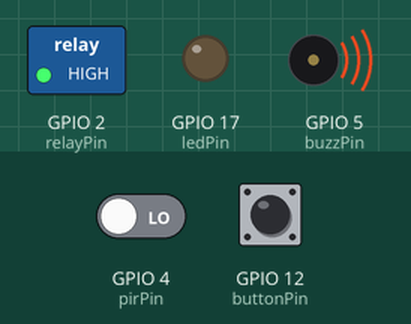
Bench run of a sketch on a simulated ESP32. Shown: switched loads named in the sketch (green lamp = pin HIGH), output pins drawn as LEDs (lit = HIGH), buzzer (waves = sounding, pin HIGH). The inputs (shaded band) are chosen by the test bench; at power-on: GPIO 12 (buttonPin) HIGH, GPIO 4 (pirPin) LOW. WiFi joins after 1.5 s; servers stay silent unless stated; what the sketch prints to the serial monitor is not drawn.

Above: at 3.0 s.
3.1 s: GPIO 12 (buttonPin) pulled LOW for 0.15 s
At 4.2 s:
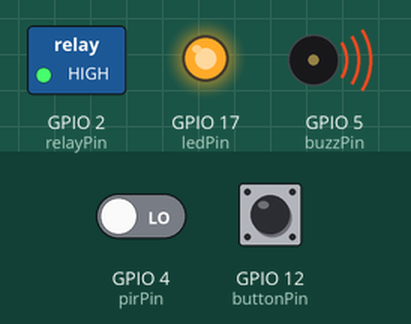
4.7 s: GPIO 4 (pirPin) driven HIGH
At 5.9 s:
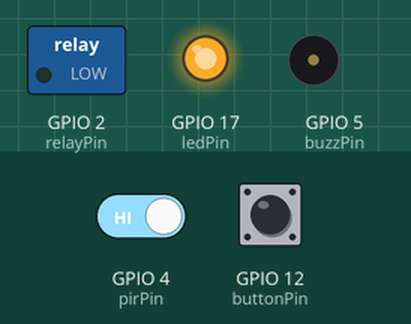
6.2 s: GPIO 4 (pirPin) driven LOW
At 7.1 s:
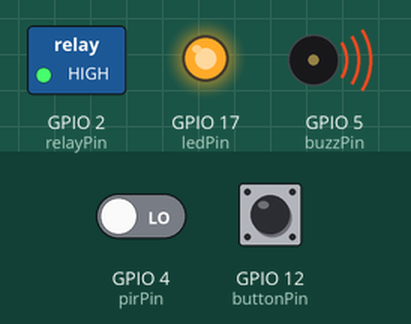
7.7 s: GPIO 12 (buttonPin) pulled LOW for 1 s
At 9.0 s:
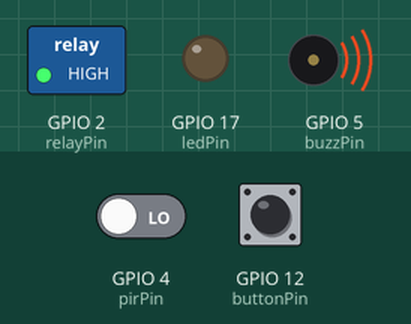
Timing chart, 0 to 10.7 s (numbered marks = the images above; inputs shaded):
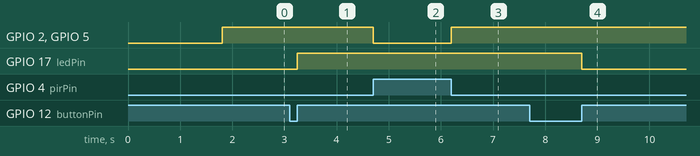

Measured:
- after the input at 3.1 s, GPIO 17 (ledPin): LOW → HIGH after 0.15 s
- after the input at 4.7 s, GPIO 2 (relayPin), GPIO 5 (buzzPin): HIGH → LOW at once
- after the input at 6.2 s, GPIO 2 (relayPin), GPIO 5 (buzzPin): LOW → HIGH at once
- after the input at 7.7 s, GPIO 17 (ledPin): HIGH → LOW after 1.0 s

The sketch:

Smart_home.ino
```cpp
#include <WiFi.h>
#include <BlynkSimpleEsp32.h>
#define pirPin  4
#define relayPin 2
#define buzzPin 5
#define buttonPin 12
#define ledPin 17


bool isPushOnApp = false;
int VIRTUAL_PIN_0;

char auth[] = "FbQq7ozGSgUWcOeQbSx2kyjDHZeLIhcd";

char ssid[] = "Tung mat";
char pass[] = "0866127261";


void setup() {
  // put your setup code here, to run once:
  Serial.begin(115200);
  pinMode(pirPin, INPUT);
  pinMode(buttonPin, INPUT_PULLUP);
  pinMode(relayPin, OUTPUT);
  pinMode(buzzPin, OUTPUT);
  pinMode(ledPin, OUTPUT);
  // connect to wifi
  Serial.print("Connecting to ");
  Serial.println(ssid);
  WiFi.begin(ssid, pass);
  while (WiFi.status() != WL_CONNECTED) {
  delay(500);
  Serial.print(".");
  }
  Serial.println("WiFi connected");
  Blynk.begin(auth, ssid, pass);
}


void loop() {
  // put your main code here, to run repeatedly:

Blynk.run();

//dong bo nut nhan va app Blynk
if (isPushOnApp == true) // if button on app is pushed
{
    digitalWrite(ledPin, VIRTUAL_PIN_0); //write status of V0 to led
    isPushOnApp = false; // delete variation
}

if (digitalRead(buttonPin) == 0) // if button is pushed
{
    while (digitalRead(buttonPin) == 0);
    if (digitalRead(buttonPin) == 1);
    {
        VIRTUAL_PIN_0 = !VIRTUAL_PIN_0; // swap value
        digitalWrite(ledPin,VIRTUAL_PIN_0); // write value to led
        Blynk.virtualWrite(V0, VIRTUAL_PIN_0); // write value on app by V0
    }
}

  // receive value from pir sensor
if (digitalRead(pirPin) == HIGH)
{
    digitalWrite(relayPin, LOW);
    digitalWrite(buzzPin, LOW);
}
  else
  {
      digitalWrite(relayPin, HIGH);
      digitalWrite(buzzPin, HIGH);
  }
}

BLYNK_CONNECTED()
{
    Blynk.syncAll();
}
BLYNK_WRITE(V0)
{
    VIRTUAL_PIN_0 = param.asInt();
    isPushOnApp = true;
}
```
